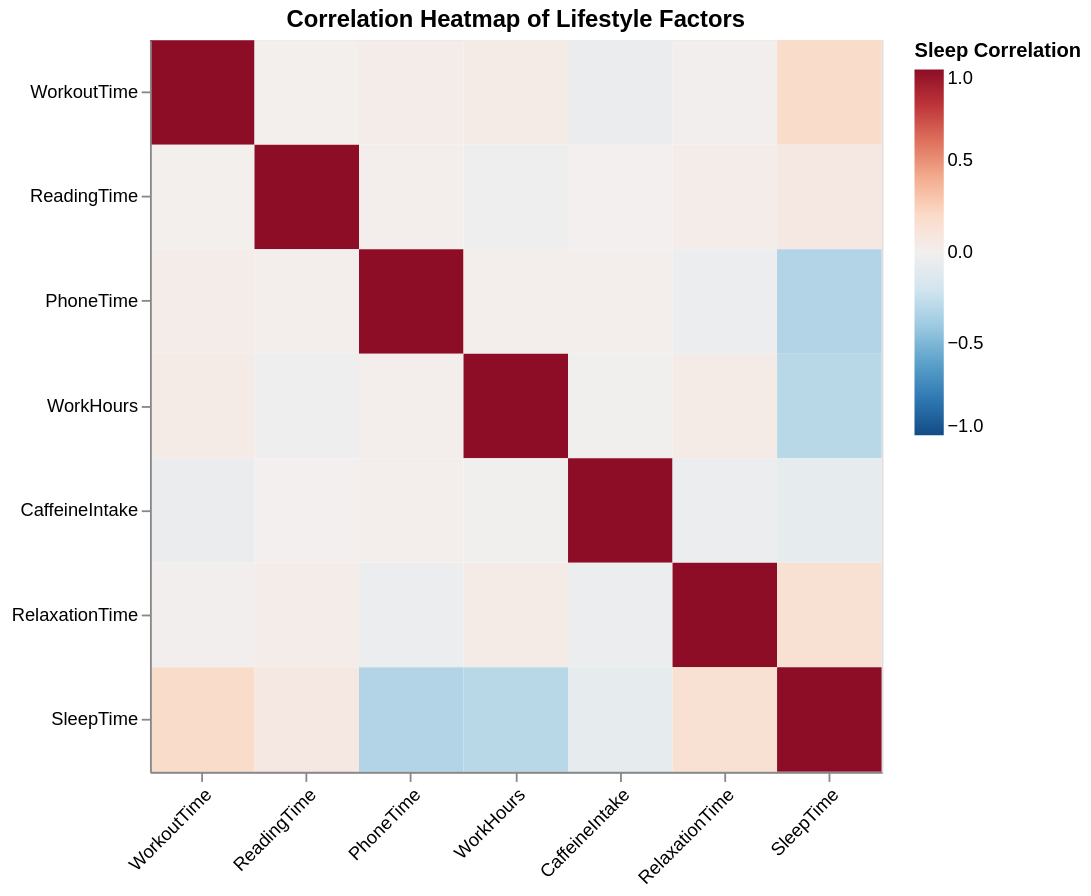

This figure's notebook cell:
### Markdown cell above
The features used in this analysis are `WorkoutTime`, `ReadingTime`, `PhoneTime`, `CaffeineIntake`, `RelaxationTime`, and `WorkHours`. While most of these represent personal habits, `WorkHours` is also included because academic and work demands can directly compete with time available for sleep.

### Code cell
# Analyze Variables by plotting them; Look for correlations between variables; correlation matrix
# plot have captions, are explained with enough information

corr_matrix = df.corr(numeric_only=True).reset_index().melt('index')

col_order = list(df.select_dtypes('number').columns)

alt.Chart(corr_matrix).mark_rect().encode(
    x=alt.X('index:N', title=None, sort=col_order, axis=alt.Axis(labelAngle=-45)),
    y=alt.Y('variable:N', title=None, sort=col_order),
    color=alt.Color('value:Q',
        title='Sleep Correlation',
        scale=alt.Scale(scheme='redblue', reverse=True, domain=[-1, 1])
    )
).properties(
    title='Correlation Heatmap of Lifestyle Factors',
    width=400,
    height=400
)

### Figure 1 — Vega specification as saved in the notebook (floating-point values rounded to 4 significant figures)
{"$schema": "https://vega.github.io/schema/vega/v6.json", "data": [{"name": "source_0"}, {"name": "data_0", "values": [{"index": "WorkoutTime", "value": 1.0, "variable": "WorkoutTime"}, {"index": "ReadingTime", "value": 0.00366, "variable": "WorkoutTime"}, {"index": "PhoneTime", "value": 0.03251, "variable": "WorkoutTime"}, {"index": "WorkHours", "value": 0.0379, "variable": "WorkoutTime"}, {"index": "CaffeineIntake", "value": -0.05267, "variable": "WorkoutTime"}, {"index": "RelaxationTime", "value": 0.007783, "variable": "WorkoutTime"}, {"index": "SleepTime", "value": 0.1884, "variable": "WorkoutTime"}, {"index": "WorkoutTime", "value": 0.00366, "variable": "ReadingTime"}, {"index": "ReadingTime", "value": 1.0, "variable": "ReadingTime"}, {"index": "PhoneTime", "value": 0.01518, "variable": "ReadingTime"}, {"index": "WorkHours", "value": -0.0252, "variable": "ReadingTime"}, {"index": "CaffeineIntake", "value": -0.0009956, "variable": "ReadingTime"}, {"index": "RelaxationTime", "value": 0.02673, "variable": "ReadingTime"}, {"index": "SleepTime", "value": 0.0672, "variable": "ReadingTime"}, {"index": "WorkoutTime", "value": 0.03251, "variable": "PhoneTime"}, {"index": "ReadingTime", "value": 0.01518, "variable": "PhoneTime"}, {"index": "PhoneTime", "value": 1.0, "variable": "PhoneTime"}, {"index": "WorkHours", "value": 0.01631, "variable": "PhoneTime"}, {"index": "CaffeineIntake", "value": 0.01284, "variable": "PhoneTime"}, {"index": "RelaxationTime", "value": -0.04158, "variable": "PhoneTime"}, {"index": "SleepTime", "value": -0.3225, "variable": "PhoneTime"}, {"index": "WorkoutTime", "value": 0.0379, "variable": "WorkHours"}, {"index": "ReadingTime", "value": -0.0252, "variable": "WorkHours"}, {"index": "PhoneTime", "value": 0.01631, "variable": "WorkHours"}, {"index": "WorkHours", "value": 1.0, "variable": "WorkHours"}, {"index": "CaffeineIntake", "value": -0.004101, "variable": "WorkHours"}, {"index": "RelaxationTime", "value": 0.04421, "variable": "WorkHours"}, {"index": "SleepTime", "value": -0.2985, "variable": "WorkHours"}, {"index": "WorkoutTime", "value": -0.05267, "variable": "CaffeineIntake"}, {"index": "ReadingTime", "value": -0.0009956, "variable": "CaffeineIntake"}, {"index": "PhoneTime", "value": 0.01284, "variable": "CaffeineIntake"}, {"index": "WorkHours", "value": -0.004101, "variable": "CaffeineIntake"}, {"index": "CaffeineIntake", "value": 1.0, "variable": "CaffeineIntake"}, {"index": "RelaxationTime", "value": -0.0419, "variable": "CaffeineIntake"}, {"index": "SleepTime", "value": -0.07699, "variable": "CaffeineIntake"}, {"index": "WorkoutTime", "value": 0.007783, "variable": "RelaxationTime"}, {"index": "ReadingTime", "value": 0.02673, "variable": "RelaxationTime"}, {"index": "PhoneTime", "value": -0.04158, "variable": "RelaxationTime"}, {"index": "WorkHours", "value": 0.04421, "variable": "RelaxationTime"}, {"index": "CaffeineIntake", "value": -0.0419, "variable": "RelaxationTime"}, {"index": "RelaxationTime", "value": 1.0, "variable": "RelaxationTime"}, {"index": "SleepTime", "value": 0.1442, "variable": "RelaxationTime"}, {"index": "WorkoutTime", "value": 0.1884, "variable": "SleepTime"}, {"index": "ReadingTime", "value": 0.0672, "variable": "SleepTime"}, {"index": "PhoneTime", "value": -0.3225, "variable": "SleepTime"}, {"index": "WorkHours", "value": -0.2985, "variable": "SleepTime"}, {"index": "CaffeineIntake", "value": -0.07699, "variable": "SleepTime"}, {"index": "RelaxationTime", "value": 0.1442, "variable": "SleepTime"}, {"index": "SleepTime", "value": 1.0, "variable": "SleepTime"}]}, {"name": "source_0_x_domain_index", "values": [{"index": "WorkoutTime", "sort_field": 0.0}, {"index": "ReadingTime", "sort_field": 1.0}, {"index": "PhoneTime", "sort_field": 2.0}, {"index": "WorkHours", "sort_field": 3.0}, {"index": "CaffeineIntake", "sort_field": 4.0}, {"index": "RelaxationTime", "sort_field": 5.0}, {"index": "SleepTime", "sort_field": 6.0}]}, {"name": "source_0_y_domain_variable", "values": [{"sort_field": 0.0, "variable": "WorkoutTime"}, {"sort_field": 1.0, "variable": "ReadingTime"}, {"sort_field": 2.0, "variable": "PhoneTime"}, {"sort_field": 3.0, "variable": "WorkHours"}, {"sort_field": 4.0, "variable": "CaffeineIntake"}, {"sort_field": 5.0, "variable": "RelaxationTime"}, {"sort_field": 6.0, "variable": "SleepTime"}]}], "marks": [{"type": "rect", "name": "marks", "from": {"data": "data_0"}, "encode": {"update": {"width": {"signal": "max(0.25, bandwidth('x'))"}, "y": {"field": "variable", "scale": "y"}, "fill": {"field": "value", "scale": "color"}, "height": {"signal": "max(0.25, bandwidth('y'))"}, "x": {"field": "index", "scale": "x"}}}, "style": ["rect"]}], "scales": [{"name": "x", "type": "band", "domain": {"data": "source_0_x_domain_index", "field": "index", "sort": {"op": "max", "field": "sort_field"}}, "range": [0, {"signal": "width"}], "paddingOuter": 0, "paddingInner": 0}, {"name": "y", "type": "band", "domain": {"data": "source_0_y_domain_variable", "field": "variable", "sort": {"op": "max", "field": "sort_field"}}, "range": [0, {"signal": "height"}], "paddingOuter": 0, "paddingInner": 0}, {"name": "color", "type": "linear", "domain": [-1, 1], "range": {"scheme": "redblue"}, "zero": true, "interpolate": "hcl", "reverse": true}], "axes": [{"scale": "x", "grid": false, "labelAngle": 315, "labelAlign": "right", "labelBaseline": "top", "zindex": 1, "orient": "bottom"}, {"scale": "y", "zindex": 1, "grid": false, "orient": "left"}], "title": {"text": "Correlation Heatmap of Lifestyle Factors", "frame": "group"}, "background": "white", "padding": 5, "height": 400, "style": "cell", "legends": [{"title": "Sleep Correlation", "fill": "color", "gradientLength": {"signal": "clamp(height, 64, 200)"}}], "width": 400}
